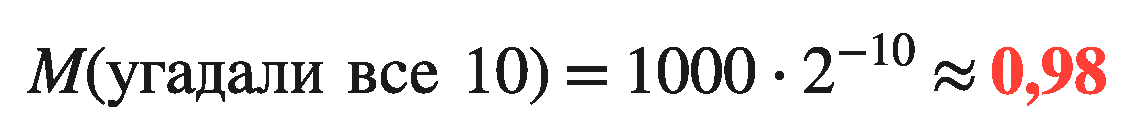
#> input picture talent-vs-luck/figures/f4_exp.png, 1136 x 137 px
$ python -i build_deck.py   (imports and definitions only)
#> lines starting #> are read from the running program, lines starting #| are printed output that depends on the picture
"""Вставляет слайды пункта 5 «Неожиданные выводы» в общую презентацию группы.

    python3 build_deck.py <исходная.pptx> <результат.pptx>

Новые слайды встают после слайда «Карьера: удача старта и пути» (перед «Спасибо»),
используют те же макеты (фиолетовый, красный, белый), шрифт Golos Text и цвета группы.
Графики, формулы и мемы берутся из figures/ (см. make_figures.py и make_memes.py).
"""
import re
import shutil
import subprocess
import sys
import tempfile
import zipfile
from pathlib import Path
from xml.sax.saxutils import escape

from PIL import Image

HERE = Path(__file__).resolve().parent
FIG = HERE / 'figures'
SKILL_SCRIPTS = Path('/root/.claude/skills/synced/e70e6ec1-fcaf-491d-b69d-21c5de7dcaed_'
                     'ca48b7ba-a793-4688-8eb7-e5d893a84a53/pptx/scripts')

EMU = 914400
PURPLE, RED, INK, MUTED = '9307FE', 'FF3E35', '1A1A1A', '5E5A66'
LAYOUT = {'purple': 'slideLayout2.xml', 'red': 'slideLayout12.xml', 'white': 'slideLayout6.xml'}
AFTER_SLIDE = 'slide16.xml'   # «Карьера: удача старта и пути»

NS = ('xmlns:a="http://schemas.openxmlformats.org/drawingml/2006/main" '
      'xmlns:r="http://schemas.openxmlformats.org/officeDocument/2006/relationships" '
      'xmlns:p="http://schemas.openxmlformats.org/presentationml/2006/main"')


def emu(v):
    return int(round(v * EMU))


# ---------- примитивы DrawingML ----------
class Slide:
    # [4 lines left out: function __init__, not called in this run]

    def nid(self):
        self._id += 1
        return self._id

    def xfrm(self, x, y, w, h):
        return (f'<a:xfrm><a:off x="{emu(x)}" y="{emu(y)}"/>'
                f'<a:ext cx="{emu(w)}" cy="{emu(h)}"/></a:xfrm>')

    # [82 lines left out: functions text, box, picture, xml, run, para and 1 more, not called in this run]


# ---------- составные элементы в стиле слайдов группы ----------
def subtitle(s, text):
    s.text(0.65, 1.27, 7.9, 0.25, [para(run(text, 11, MUTED))], name='Подзаголовок')


# [13 lines left out: functions stat_row, stat_card, not called in this run]


# Сетка слайда: график слева, мем в центре, две карточки с цифрами справа, формулы внизу.
CHART = (0.55, 1.6)
MEME_X, MEME_W, ROW_TOP, ROW_H = 4.3, 2.3, 1.62, 2.38
CARD_X, CARD_W, CARD_H = 6.8, 2.5, 1.13
STRIP_Y = 4.1


# [6 lines left out: function meme, not called in this run]


def cards(s, top, bottom):
    for (number, text, color), y in zip((top, bottom), (ROW_TOP, ROW_TOP + ROW_H - CARD_H)):
        stat_card(s, CARD_X, y, CARD_W, CARD_H, number, text, color)


def caption(s, x, y, text, w=3.6):
    s.text(x, y, w, 0.22, [para(run(text, 11, MUTED))], name='Подпись')


# ---------- содержание ----------
# [152 lines left out: functions slides, notes_xml, not called in this run]


def build(src, dst):
    work = Path(tempfile.mkdtemp())
    with zipfile.ZipFile(src) as z:
        z.extractall(work)
    ct_path = work / '[Content_Types].xml'
    media = work / 'ppt' / 'media'
    next_img = max(int(m.group(1)) for p in media.iterdir() if (m := re.match(r'image(\d+)\.', p.name))) + 1

    after = AFTER_SLIDE
    for s in slides():
        res = subprocess.run([sys.executable, str(SKILL_SCRIPTS / 'add_slide.py'), str(work),
                              LAYOUT[s.layout], '--after', after], capture_output=True, text=True, check=True)
        name = re.search(r'(slide\d+\.xml)', res.stdout.split('from')[0]).group(1)
        num = re.search(r'\d+', name).group(0)
        (work / 'ppt' / 'slides' / name).write_text(s.xml(), encoding='utf-8')

        rels = [f'<Relationship Id="rId1" Type="http://schemas.openxmlformats.org/officeDocument/2006/'
                f'relationships/slideLayout" Target="../slideLayouts/{LAYOUT[s.layout]}"/>',
                f'<Relationship Id="rId2" Type="http://schemas.openxmlformats.org/officeDocument/2006/'
                f'relationships/notesSlide" Target="../notesSlides/notesSlide{num}.xml"/>']
        for rid, path in s.images:
            target = f'image{next_img}{path.suffix}'
            next_img += 1
            shutil.copy(path, media / target)
            rels.append(f'<Relationship Id="{rid}" Type="http://schemas.openxmlformats.org/officeDocument/2006/'
                        f'relationships/image" Target="../media/{target}"/>')
        (work / 'ppt' / 'slides' / '_rels' / f'{name}.rels').write_text(
            '<?xml version="1.0" encoding="UTF-8" standalone="yes"?><Relationships '
            'xmlns="http://schemas.openxmlformats.org/package/2006/relationships">' + ''.join(rels) +
            '</Relationships>', encoding='utf-8')

        notes_dir = work / 'ppt' / 'notesSlides'
        (notes_dir / f'notesSlide{num}.xml').write_text(notes_xml(s.notes, name), encoding='utf-8')
        (notes_dir / '_rels' / f'notesSlide{num}.xml.rels').write_text(
            '<?xml version="1.0" encoding="UTF-8" standalone="yes"?><Relationships '
            'xmlns="http://schemas.openxmlformats.org/package/2006/relationships">'
            '<Relationship Id="rId1" Type="http://schemas.openxmlformats.org/officeDocument/2006/relationships/'
            'notesMaster" Target="../notesMasters/notesMaster1.xml"/>'
            '<Relationship Id="rId2" Type="http://schemas.openxmlformats.org/officeDocument/2006/relationships/'
            f'slide" Target="../slides/{name}"/></Relationships>', encoding='utf-8')
        ct = ct_path.read_text(encoding='utf-8')
        ct = ct.replace('</Types>', '<Override ContentType="application/vnd.openxmlformats-officedocument.'
                        f'presentationml.notesSlide+xml" PartName="/ppt/notesSlides/notesSlide{num}.xml"/></Types>')
        ct_path.write_text(ct, encoding='utf-8')
        after = name
        print(f'{name}: {s.title}')

    dst = Path(dst)
    dst.unlink(missing_ok=True)
    with zipfile.ZipFile(dst, 'w', zipfile.ZIP_DEFLATED) as z:
        z.write(ct_path, '[Content_Types].xml')
        for p in sorted(work.rglob('*')):
            if p.is_file() and p != ct_path:
                z.write(p, p.relative_to(work).as_posix())
    shutil.rmtree(work)
    print('сохранено:', dst)


# [2 lines not run here, left out]

>>> import cv2
>>> picture = cv2.imread('figures/f4_exp.png', cv2.IMREAD_GRAYSCALE)
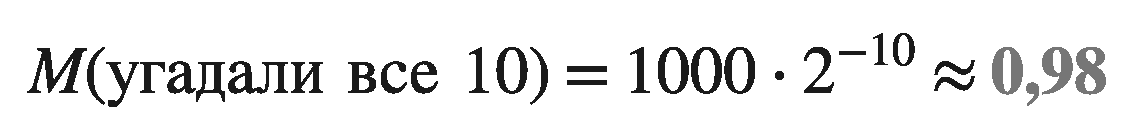
#> picture: shape (137, 1136); min 26, max 255, mean 235.5
>>> result = build(picture, 'out.png')
#> (the run stopped early here; a loop or call above may not have finished)
